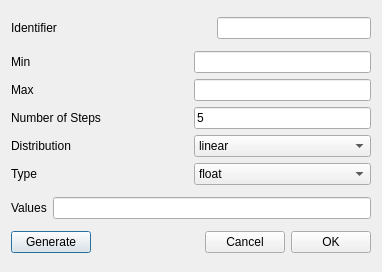
<?xml version="1.0" encoding="UTF-8"?>
<ui version="4.0">
 <class>ParValDlg</class>
 <widget class="QDialog" name="ParValDlg">
  <property name="geometry">
   <rect>
    <x>0</x>
    <y>0</y>
    <width>382</width>
    <height>272</height>
   </rect>
  </property>
  <property name="windowTitle">
   <string>Generate Parameter Values</string>
  </property>
  <layout class="QVBoxLayout" name="verticalLayout">
   <item>
    <layout class="QHBoxLayout" name="horizontalLayout_8">
     <item>
      <widget class="QLabel" name="label_7">
       <property name="text">
        <string>Identifier</string>
       </property>
      </widget>
     </item>
     <item>
      <spacer name="horizontalSpacer_7">
       <property name="orientation">
        <enum>Qt::Horizontal</enum>
       </property>
       <property name="sizeHint" stdset="0">
        <size>
         <width>40</width>
         <height>20</height>
        </size>
       </property>
      </spacer>
     </item>
     <item>
      <widget class="QLineEdit" name="identifierLE">
       <property name="toolTip">
        <string>&lt;html&gt;&lt;head/&gt;&lt;body&gt;&lt;p&gt;Parameter identifier. It can be arbitrary string to which you will refer to a scanned parameter&lt;/p&gt;&lt;/body&gt;&lt;/html&gt;</string>
       </property>
      </widget>
     </item>
    </layout>
   </item>
   <item>
    <layout class="QGridLayout" name="gridLayout">
     <item row="0" column="0">
      <layout class="QHBoxLayout" name="horizontalLayout">
       <item>
        <widget class="QLabel" name="label">
         <property name="text">
          <string>Min</string>
         </property>
        </widget>
       </item>
       <item>
        <spacer name="horizontalSpacer">
         <property name="orientation">
          <enum>Qt::Horizontal</enum>
         </property>
         <property name="sizeHint" stdset="0">
          <size>
           <width>40</width>
           <height>20</height>
          </size>
         </property>
        </spacer>
       </item>
      </layout>
     </item>
     <item row="0" column="1">
      <widget class="QLineEdit" name="minLE"/>
     </item>
     <item row="1" column="0">
      <layout class="QHBoxLayout" name="horizontalLayout_2">
       <item>
        <widget class="QLabel" name="label_2">
         <property name="text">
          <string>Max</string>
         </property>
        </widget>
       </item>
       <item>
        <spacer name="horizontalSpacer_2">
         <property name="orientation">
          <enum>Qt::Horizontal</enum>
         </property>
         <property name="sizeHint" stdset="0">
          <size>
           <width>40</width>
           <height>20</height>
          </size>
         </property>
        </spacer>
       </item>
      </layout>
     </item>
     <item row="1" column="1">
      <widget class="QLineEdit" name="maxLE"/>
     </item>
     <item row="2" column="0">
      <layout class="QHBoxLayout" name="horizontalLayout_3">
       <item>
        <widget class="QLabel" name="label_3">
         <property name="text">
          <string>Number of Steps</string>
         </property>
        </widget>
       </item>
       <item>
        <spacer name="horizontalSpacer_3">
         <property name="orientation">
          <enum>Qt::Horizontal</enum>
         </property>
         <property name="sizeHint" stdset="0">
          <size>
           <width>40</width>
           <height>20</height>
          </size>
         </property>
        </spacer>
       </item>
      </layout>
     </item>
     <item row="2" column="1">
      <widget class="QLineEdit" name="stepsLE">
       <property name="text">
        <string>5</string>
       </property>
      </widget>
     </item>
     <item row="3" column="0">
      <layout class="QHBoxLayout" name="horizontalLayout_4">
       <item>
        <widget class="QLabel" name="label_4">
         <property name="text">
          <string>Distribution</string>
         </property>
        </widget>
       </item>
       <item>
        <spacer name="horizontalSpacer_4">
         <property name="orientation">
          <enum>Qt::Horizontal</enum>
         </property>
         <property name="sizeHint" stdset="0">
          <size>
           <width>40</width>
           <height>20</height>
          </size>
         </property>
        </spacer>
       </item>
      </layout>
     </item>
     <item row="3" column="1">
      <widget class="QComboBox" name="distrCB">
       <item>
        <property name="text">
         <string>linear</string>
        </property>
       </item>
       <item>
        <property name="text">
         <string>log</string>
        </property>
       </item>
       <item>
        <property name="text">
         <string>random</string>
        </property>
       </item>
      </widget>
     </item>
     <item row="4" column="0">
      <layout class="QHBoxLayout" name="horizontalLayout_5">
       <item>
        <widget class="QLabel" name="label_6">
         <property name="text">
          <string>Type</string>
         </property>
        </widget>
       </item>
       <item>
        <spacer name="horizontalSpacer_5">
         <property name="orientation">
          <enum>Qt::Horizontal</enum>
         </property>
         <property name="sizeHint" stdset="0">
          <size>
           <width>40</width>
           <height>20</height>
          </size>
         </property>
        </spacer>
       </item>
      </layout>
     </item>
     <item row="4" column="1">
      <widget class="QComboBox" name="typeCB">
       <item>
        <property name="text">
         <string>float</string>
        </property>
       </item>
       <item>
        <property name="text">
         <string>int</string>
        </property>
       </item>
       <item>
        <property name="text">
         <string>string</string>
        </property>
       </item>
      </widget>
     </item>
    </layout>
   </item>
   <item>
    <layout class="QHBoxLayout" name="horizontalLayout_6">
     <item>
      <widget class="QLabel" name="label_5">
       <property name="text">
        <string>Values</string>
       </property>
      </widget>
     </item>
     <item>
      <widget class="QLineEdit" name="valuesLE"/>
     </item>
    </layout>
   </item>
   <item>
    <layout class="QHBoxLayout" name="horizontalLayout_7">
     <item>
      <widget class="QPushButton" name="generatePB">
       <property name="text">
        <string>Generate</string>
       </property>
      </widget>
     </item>
     <item>
      <spacer name="horizontalSpacer_6">
       <property name="orientation">
        <enum>Qt::Horizontal</enum>
       </property>
       <property name="sizeHint" stdset="0">
        <size>
         <width>40</width>
         <height>20</height>
        </size>
       </property>
      </spacer>
     </item>
     <item>
      <widget class="QPushButton" name="pushButton_2">
       <property name="text">
        <string>Cancel</string>
       </property>
      </widget>
     </item>
     <item>
      <widget class="QPushButton" name="pushButton">
       <property name="text">
        <string>OK</string>
       </property>
      </widget>
     </item>
    </layout>
   </item>
  </layout>
 </widget>
 <resources/>
 <connections>
  <connection>
   <sender>pushButton_2</sender>
   <signal>clicked()</signal>
   <receiver>ParValDlg</receiver>
   <slot>reject()</slot>
   <hints>
    <hint type="sourcelabel">
     <x>371</x>
     <y>227</y>
    </hint>
    <hint type="destinationlabel">
     <x>267</x>
     <y>217</y>
    </hint>
   </hints>
  </connection>
  <connection>
   <sender>pushButton</sender>
   <signal>clicked()</signal>
   <receiver>ParValDlg</receiver>
   <slot>accept()</slot>
   <hints>
    <hint type="sourcelabel">
     <x>442</x>
     <y>228</y>
    </hint>
    <hint type="destinationlabel">
     <x>389</x>
     <y>185</y>
    </hint>
   </hints>
  </connection>
 </connections>
</ui>
